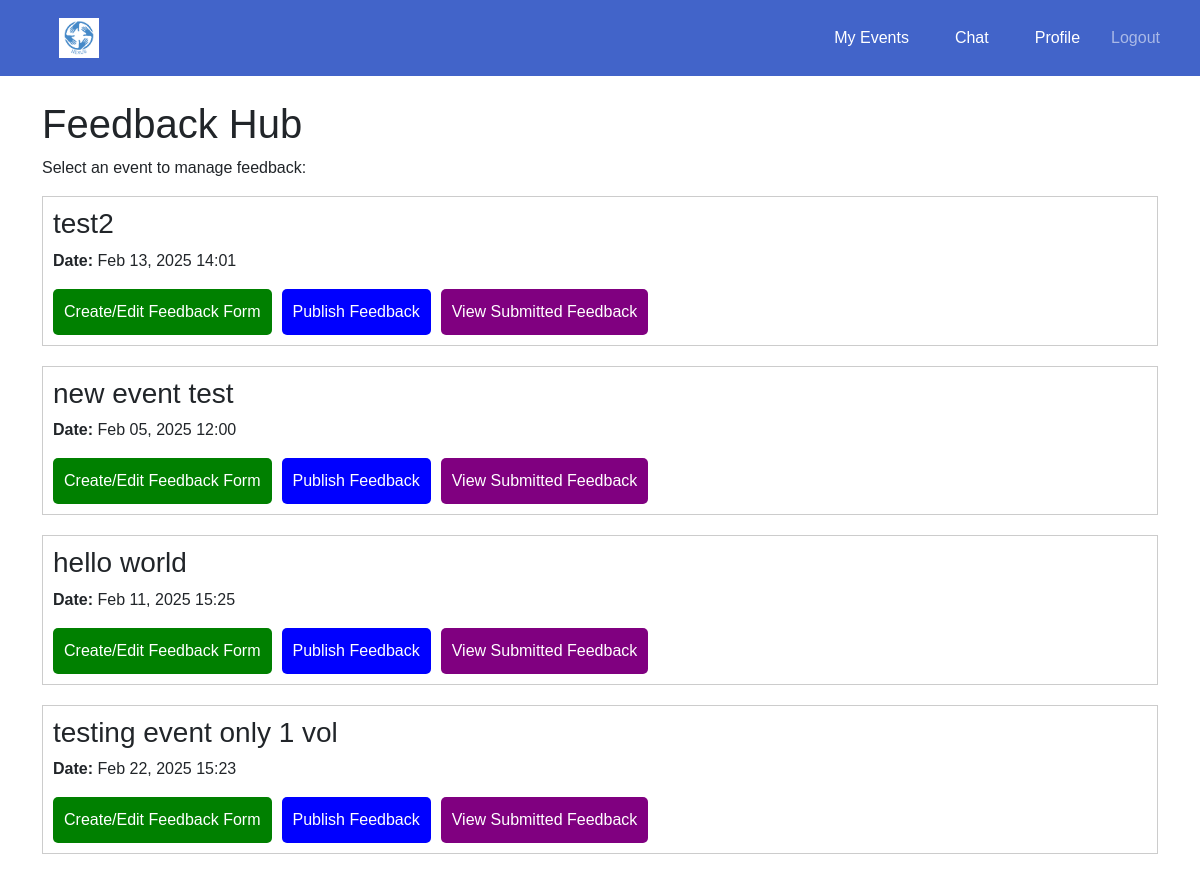
Before: /events/feedback-hub/ (signed in) with the older database file.
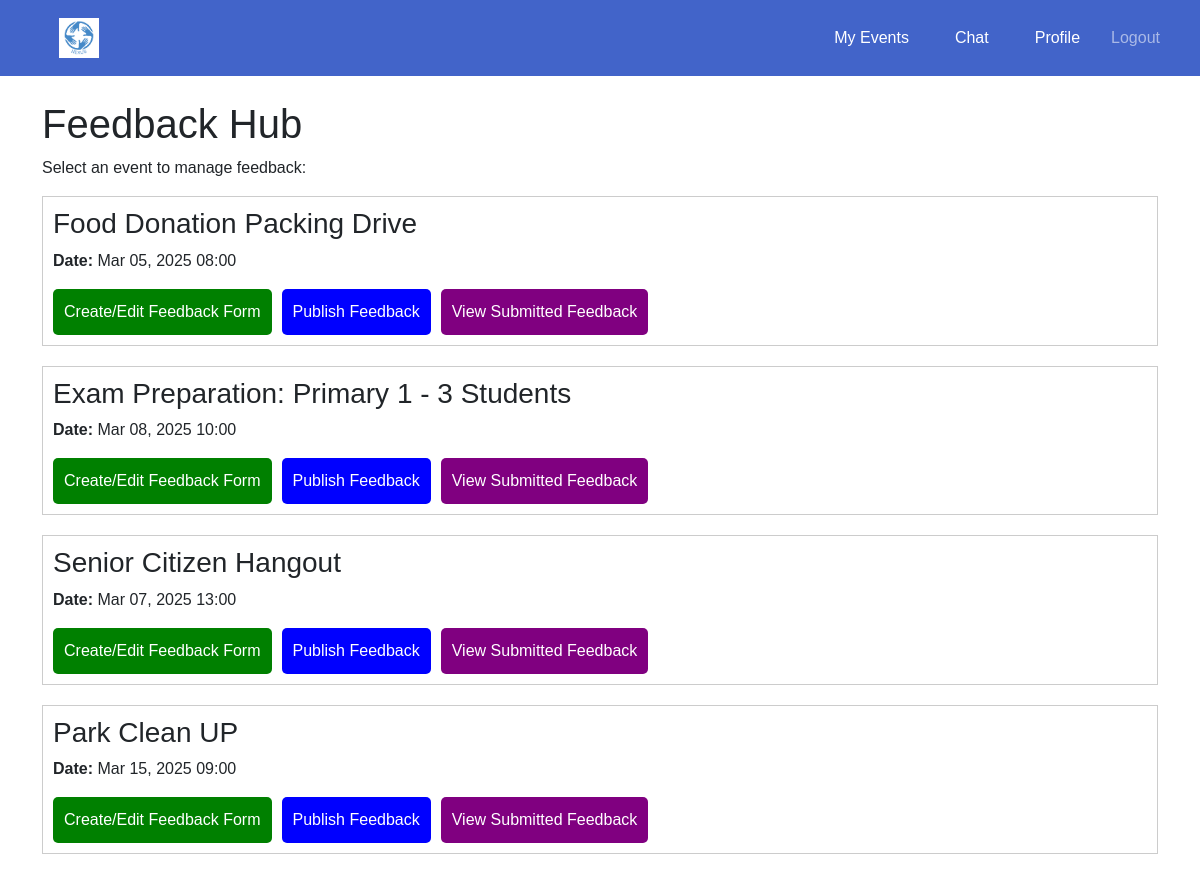
After: the same page with the newer database file.
### events/models.py (models this page shows, shortened)
class Event(models.Model):
    CATEGORY_CHOICES = [
        ('education', 'Education'),
        ('social development', 'Social Development'),
        ('senior citizen', 'Senior Citizen'),
    ]
    organisation = models.ForeignKey(settings.AUTH_USER_MODEL, on_delete=models.CASCADE)
    name = models.CharField(max_length=255)
    description = models.TextField()
    date = models.DateTimeField()
    location = models.CharField(max_length=255)
    volunteers_needed = models.PositiveIntegerField()
    roles_responsibilities = models.TextField()
    category = models.CharField(max_length=50, choices=CATEGORY_CHOICES, blank=False, default='Education')
    duration_hours = models.FloatField(default=0)

### events/views.py (the view)
# urls.py: path('feedback-hub/', views.feedback_hub, name='feedback_hub'),
@login_required
def feedback_hub(request):
    events = Event.objects.filter(organisation=request.user)  # Get all events for this organization
    return render(request, "events/feedback_hub.html", {"events": events})

### events/templates/events/feedback_hub.html (shortened to what this page needs)
{% extends "base.html" %}
{% block content %}
    <h1>Feedback Hub</h1>
    <p>Select an event to manage feedback:</p>
    {% if events %}
        {% for event in events %}
            <div class="event-card" style="margin-bottom: 20px; padding: 10px; border: 1px solid #ccc;">
                <h3>{{ event.name }}</h3>
                <p><strong>Date:</strong> {{ event.date|date:"M d, Y H:i" }}</p>
                <div style="display: flex; gap: 10px; margin-top: 10px;">
                    <a href="{% url 'events:create_feedback_form' event.id %}" class="btn"
                       style="background-color: green; color: white; padding: 10px; border-radius: 5px;">
                        Create/Edit Feedback Form
                    </a>
                    <a href="{% url 'events:publish_feedback' event.id %}" class="btn"
                       style="background-color: blue; color: white; padding: 10px; border-radius: 5px;">
                        Publish Feedback
                    </a>
                    <a href="{% url 'events:view_feedback' event.id %}" class="btn"
                       style="background-color: purple; color: white; padding: 10px; border-radius: 5px;">
                        View Submitted Feedback
                    </a>
                </div>
            </div>
        {% endfor %}
    {% else %}
        <p>You have no events listed.</p>
    {% endif %}
{% endblock %}

Changed rows visible on the page:
removed Event: name "testing event only 1 vol", date "Feb 22, 2025 15:23"
changed Event: name "test2" → "Food Donation Packing Drive"; date "Feb 13, 2025 14:01" → "Mar 05, 2025 08:00"
changed Event: name "new event test" → "Exam Preparation: Primary 1 - 3 Students"; date "Feb 05, 2025 12:00" → "Mar 08, 2025 10:00"
changed Event: name "hello world" → "Senior Citizen Hangout"; date "Feb 11, 2025 15:25" → "Mar 07, 2025 13:00"
added Event: name "Park Clean UP", date "Mar 15, 2025 09:00"
